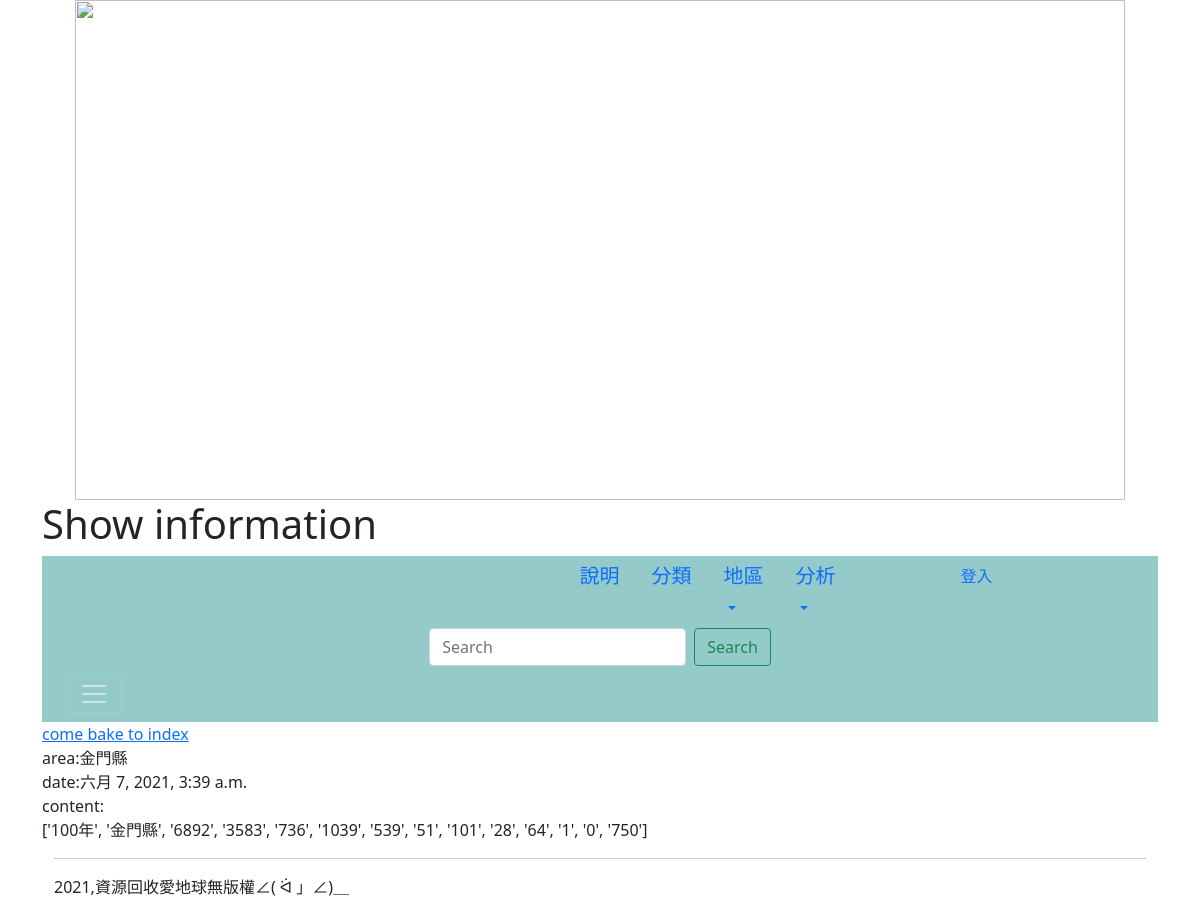
Page /show60/ on the committed database.
### mysite/models.py (models this page shows, shortened)
class Post(models.Model):
    year = models.CharField(max_length=200)
    title = models.CharField(max_length=200)
    body = models.TextField()
    pub_date = models.DateTimeField(default=timezone.now)
    class Meta:
        ordering = ('-pub_date',)

### mysite/views.py (the view)
# urls.py: path('show<int:id>/', show),
def show(request, id):
	try:
		target=Post.objects.get(id=id)
	except:
		return redirect("/")
	return render(request, "showpost.html", locals())

### templates/showpost.html (shortened to what this page needs)
{% extends "base.html" %}
{% block headmessage %} <h1>Show information</h1> {% endblock %}
{% block content %}
<a href="/">come bake to index</a><br>
area:{{target.title}}<br>
date:{{target.pub_date}}<br>
content:<br>
{{target.body}}
{% endblock %}

### rows in the picture
Post: title "金門縣", pub_date "六月 7, 2021, 3:39 a.m.", body "['100年', '金門縣', '6892', '3583', '736', '1039', '539', '51', '101', '28', '64', '1', '0', '750']"
